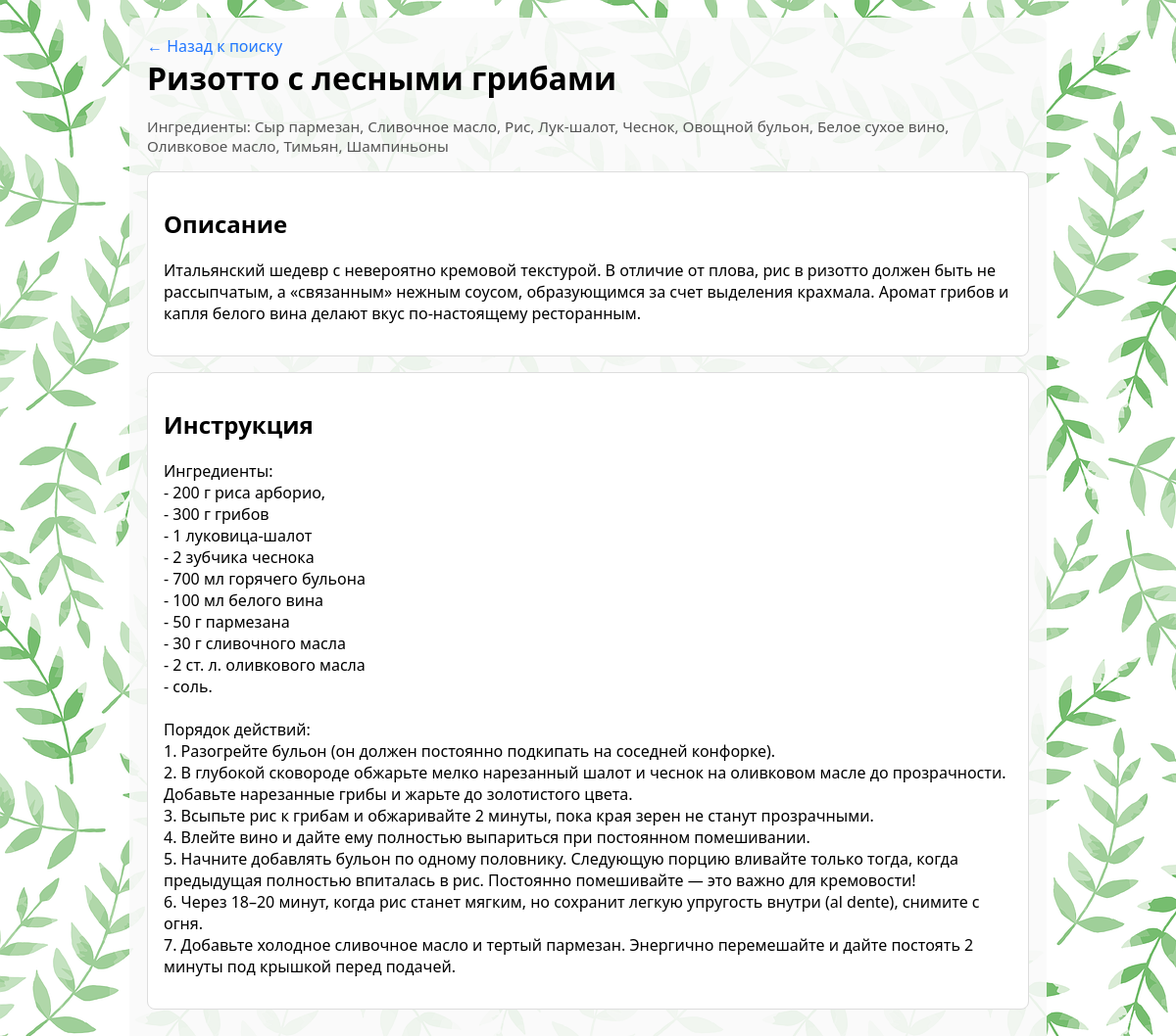
Screenshot of /recipes/10/ with the database file from the repository.
### recipe_finder/models.py (models this page shows, shortened)
class Recipe(models.Model):
    name = models.CharField(max_length=200)
    picture = models.ImageField(upload_to='recipes/images/', blank=True)
    description = models.TextField()
    instructions = models.TextField()
    ingredients = models.ManyToManyField(Ingredient, related_name="recipes")
    class Meta:
        verbose_name = "Рецепт"
        verbose_name_plural = "Рецепты"

class Ingredient(models.Model):
    name = models.CharField(max_length=100, unique=True)
    def __str__(self):
        return self.name
    class Meta:
        verbose_name = "Ингредиент"
        verbose_name_plural = "Ингредиенты"

### recipe_finder/views.py (the view)
# urls.py: path("recipes/<int:pk>/", views.recipe_detail, name="recipe_detail"),
def recipe_detail(request, pk):
    recipe = get_object_or_404(Recipe, pk=pk)
    return render(request, 'recipe_finder/recipe_detail.html', {'recipe': recipe})

### templates/recipe_finder/recipe_detail.html (shortened to what this page needs)
<!DOCTYPE html>
<html lang="ru">
<head>
  {% load static %}
</head>
<body>
  <div class="container">
    <header>
      <a href="{% url 'home' %}">&larr; Назад к поиску</a>
      <h1>{{ recipe.name }}</h1>
    </header>
    <div class="meta">Ингредиенты: {{ recipe.ingredients.all|join:", " }}</div>
    <div class="section">
      <h2>Описание</h2>
      <p>{{ recipe.description|linebreaksbr }}</p>
    </div>
    <div class="section">
      <h2>Инструкция</h2>
      <p>{{ recipe.instructions|linebreaksbr }}</p>
    </div>
  </div>
</body>
</html>

### rows the page displays
Recipe: name "Ризотто с лесными грибами", ingredients.all "Сыр пармезан, Сливочное масло, Рис, Лук-шалот, Чеснок, Овощной бульон, Белое сухое вино, Оливковое масло, Тимьян, Шампиньоны", description "Итальянский шедевр с невероятно кремовой текстурой. В отличие от плова, рис в ризотто должен быть не рассыпчатым, а «связанным» нежным соусом, образующимся за счет выделения крахмала. Аромат грибов и капля белого вина делают вкус по-настоящему ресторанным.", instructions "Ингредиенты: - 200 г риса арборио, - 300 г грибов - 1 луковица-шалот - 2 зубчика чеснока - 700 мл горячего бульона - 100 мл белого вина - 50 г пармезана - 30 г сливочного масла - 2 ст. л. оливкового масла - соль. Порядок действий: 1. Разогрейте бульон (он должен постоянно подкипать на соседней конфорке). 2. В глубокой сковороде обжарьте мелко нарезанный шалот и чеснок на оливковом масле до прозрачности. Добавьте нарезанные грибы и жарьте до золотистого цвета. 3. Всыпьте рис к грибам и обжаривайте 2 минуты, пока края зерен не станут прозрачными. 4. Влейте вино и дайте ему полностью выпариться при постоянном помешивании. 5. Начните добавлять бульон по одному половнику. Следующую порцию…"
